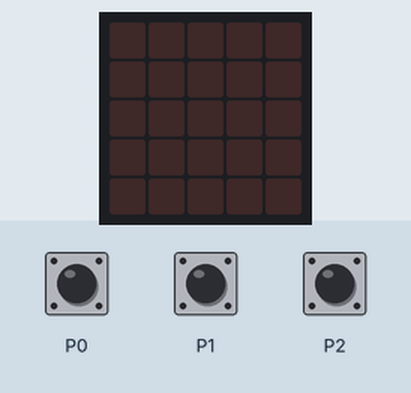
Recording of a program running on a simulated BBC micro:bit (MakeCode). On the bench: the board's 5×5 LED display. Inputs (shaded band) come from the test bench.

Above: at 1.2 s.
1.3 s: touch pin P1 pressed for 0.15 s
At 2.6 s:
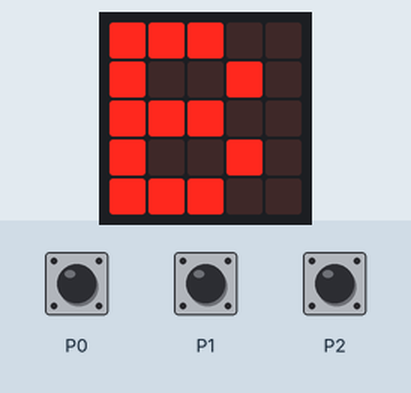
2.9 s: touch pin P2 pressed for 0.15 s
At 3.9 s:
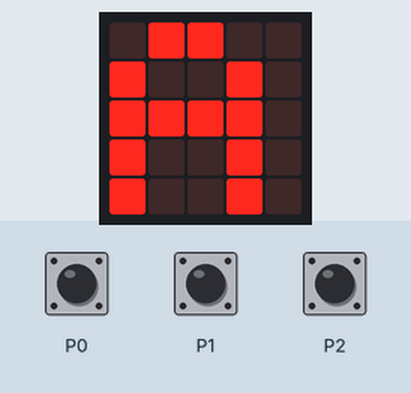
Timing chart, 0 to 5.9 s (numbered marks = the images above; inputs shaded):
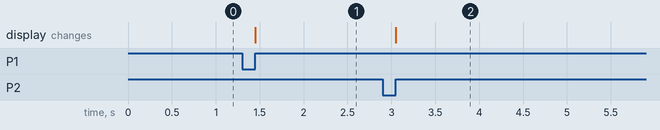

Measured:
- after the input at 1.3 s, the display: changes after 0.15 s (image 1)
- after the input at 2.9 s, the display: changes after 0.15 s (image 2)

The program:

main.ts
```typescript
input.onPinPressed(TouchPin.P0, function () {
    for (let index = 0; index <= 2; index++) {

    }
    game_started = true
})
function MuestraTiempo () {

}
input.onPinPressed(TouchPin.P2, function () {
    if (game_started) {
        game_started = false
        basic.showString("winB")
        puntB += 1
    } else {
        basic.showString("A")
        puntA += 1
    }
})
input.onPinPressed(TouchPin.P1, function () {
    if (game_started) {
        game_started = false
        basic.showString("winA")
        puntA += 1
    } else {
        basic.showString("B")
        puntB += 1
    }
})
let game_started = false
let puntA = 0
let puntB = 0
```

test.ts
```typescript
// aquí va el archivo "tests"; esto no se compilará cuando este paquete se utilice como una extensión.
```
